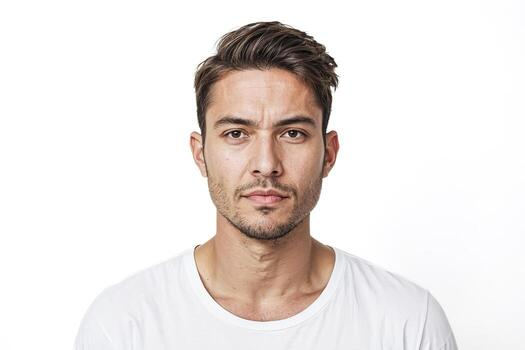
#> input picture nose.jpg, 525 x 350 px
$ python face.py
#> lines starting #> are read from the running program, lines starting #| are printed output that depends on the picture; after the words box and inside, x2 and y2 are one past the last pixel; in counts of white or black regions, pixels touching at a corner belong together
import cv2

face_cascade = cv2.CascadeClassifier("haarcascade_mcs_nose.xml")

img = cv2.imread("nose.jpg")
#> img is the input picture: shape (350, 525, 3); mean B, G, R 225.1, 228, 234.5

gray = cv2.cvtColor(img, cv2.COLOR_BGR2GRAY)
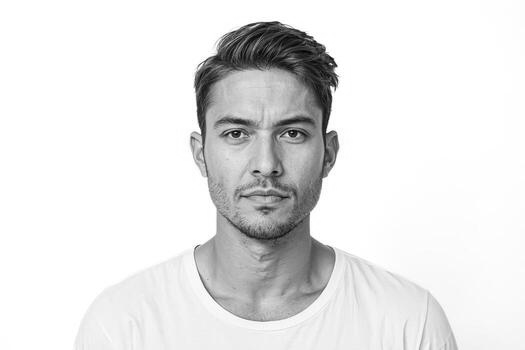
#> gray: shape (350, 525); min 1, max 255, mean 229.6

faces = face_cascade.detectMultiScale(gray, 1.3, 5)
#> faces = [[243, 150, 44, 36]]

for (x, y, w, h) in faces:
    cv2.rectangle(img, (x,y), (x+w, y+h), (255,0,0), 2)
#> this loop made 1 pass
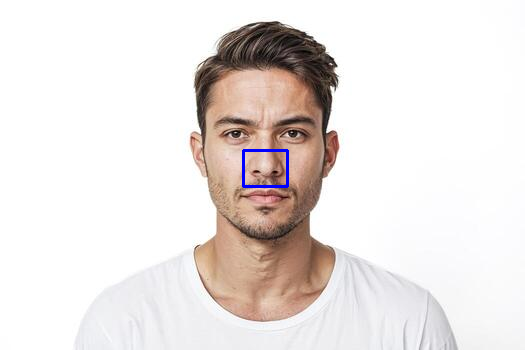
#> img: shape (350, 525, 3); 0.26% of pixels changed, all inside (x1, y1, x2, y2) = (242, 149, 289, 188)

cv2.imshow("Face Detection", img)
cv2.waitKey(0)
cv2.destroyAllWindows()

$ run again, with face.jpg copied over nose.jpg
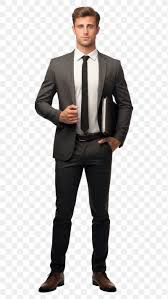
#> input picture face.jpg, 168 x 299 px
#> img is the input picture: shape (299, 168, 3); mean B, G, R 192.7, 193.7, 196
#> `gray = cv2.cvtColor(img, cv2.COLOR_BGR2GRAY)`:
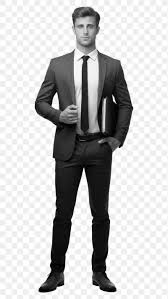
#> gray: shape (299, 168); min 0, max 255, mean 194.2
#> faces = ()
